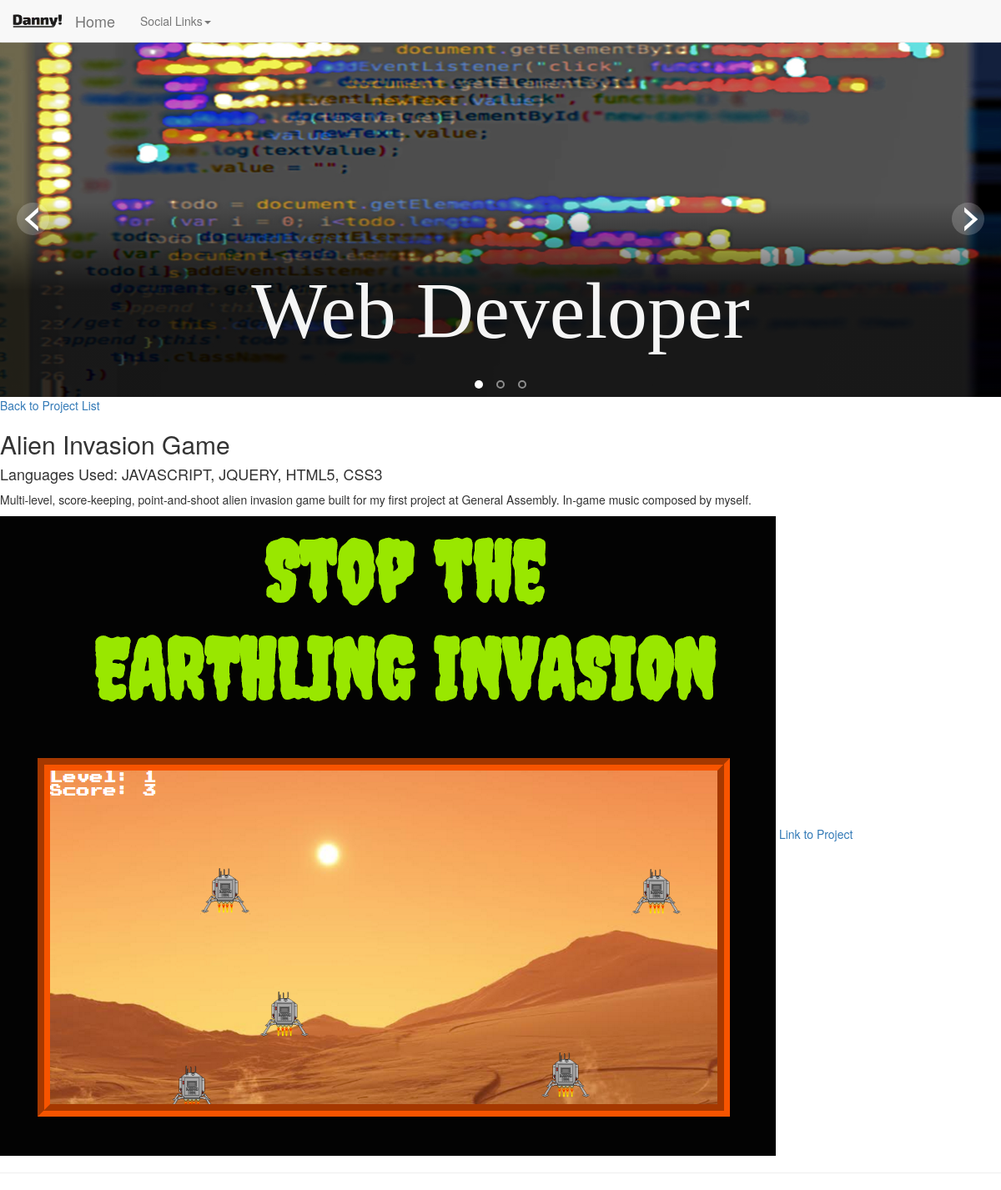
Screenshot of /project/2/ with the database file from the repository.
### personalapp/models.py (models this page shows)
class Project(models.Model):
    title = models.CharField(max_length=200)
    languages = models.TextField()
    description = models.TextField()
    project_url = models.URLField(max_length=2000, null=True, blank=True)
    image = models.ImageField(upload_to='images/', null=True, blank=True)

### personalapp/views.py (the view)
# urls.py: url(r'^project/(?P<id>\d+)/', views.project_detail, name='project_detail'),
def project_detail(request, id):
    try:
        project = Project.objects.get(id=id)
    except Project.DoesNotExist:
        raise Http404('This project does not exist')
    return render(request, 'projects/project_detail.html', {
        'project': project,
    })

### personaldjango/templates/projects/project_detail.html
{% extends "base.html" %}
{% block content %}
    <a href="{% url 'index' %}">Back to Project List</a>
    <h2>{{ project.title|capfirst }}</h2>
    <h4>Languages Used: {{project.languages|upper}}</h4>
    <p>{{ project.description }}</p>
    <img src="{{ project.image.url }}" alt="project {{project.id}} picture">
    <a href="{{ project.project_url}}">Link to Project</a>
    <hr class="featurette-divider">
{% endblock %}

### personaldjango/static/main.css (style rules this page uses)
body { margin: 0px; padding: 0px; }

### rows the page displays
Project: title "Alien Invasion Game", languages "JAVASCRIPT, JQUERY, HTML5, CSS3", description "Multi-level, score-keeping, point-and-shoot alien invasion game built for my first project at General Assembly. In-game music composed by myself.", image (picture)
